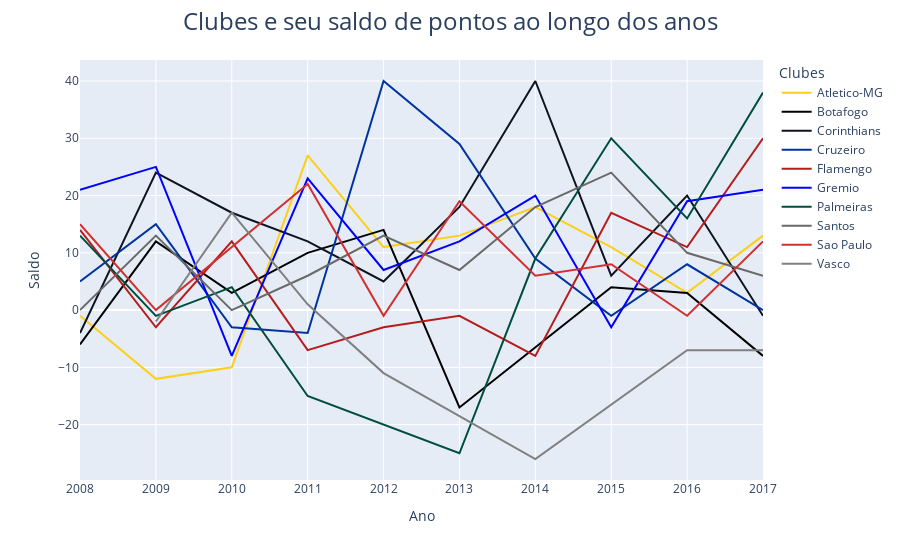

Notebook source saved alongside this figure:
### Code cell
fig = px.line(df_filtrado, x='Ano', y ='Saldo', color= 'Clubes', color_discrete_map = team_colors)
fig.update_layout(title ="Clubes e seu saldo de pontos ao longo dos anos",
                   title_x = 0.5, title_font=dict(size=24))
fig.show()

### Figure 1 — Plotly figure (JSON) as saved in the notebook; plotly's stock layout.template omitted (floating-point values rounded to 4 significant figures)
{"data": [{"hovertemplate": "Clubes=Atletico-MG<br>Ano=%{x}<br>Saldo=%{y}<extra></extra>", "legendgroup": "Atletico-MG", "line": {"color": "#FDD017", "dash": "solid"}, "marker": {"symbol": "circle"}, "mode": "lines", "name": "Atletico-MG", "orientation": "v", "showlegend": true, "type": "scatter", "x": [2017, 2016, 2015, 2014, 2013, 2012, 2011, 2010, 2009, 2008], "xaxis": "x", "y": [13, 3, 11, 18, 13, 11, 27, -10, -12, -1], "yaxis": "y"}, {"hovertemplate": "Clubes=Botafogo<br>Ano=%{x}<br>Saldo=%{y}<extra></extra>", "legendgroup": "Botafogo", "line": {"color": "#000000", "dash": "solid"}, "marker": {"symbol": "circle"}, "mode": "lines", "name": "Botafogo", "orientation": "v", "showlegend": true, "type": "scatter", "x": [2017, 2016, 2015, 2013, 2012, 2011, 2010, 2009, 2008], "xaxis": "x", "y": [-8, 3, 4, -17, 14, 10, 3, 12, -6], "yaxis": "y"}, {"hovertemplate": "Clubes=Corinthians<br>Ano=%{x}<br>Saldo=%{y}<extra></extra>", "legendgroup": "Corinthians", "line": {"color": "#0D1321", "dash": "solid"}, "marker": {"symbol": "circle"}, "mode": "lines", "name": "Corinthians", "orientation": "v", "showlegend": true, "type": "scatter", "x": [2017, 2016, 2015, 2014, 2013, 2012, 2011, 2010, 2009, 2008], "xaxis": "x", "y": [-1, 20, 6, 40, 18, 5, 12, 17, 24, -4], "yaxis": "y"}, {"hovertemplate": "Clubes=Cruzeiro<br>Ano=%{x}<br>Saldo=%{y}<extra></extra>", "legendgroup": "Cruzeiro", "line": {"color": "#0033A0", "dash": "solid"}, "marker": {"symbol": "circle"}, "mode": "lines", "name": "Cruzeiro", "orientation": "v", "showlegend": true, "type": "scatter", "x": [2017, 2016, 2015, 2014, 2013, 2012, 2011, 2010, 2009, 2008], "xaxis": "x", "y": [0, 8, -1, 9, 29, 40, -4, -3, 15, 5], "yaxis": "y"}, {"hovertemplate": "Clubes=Flamengo<br>Ano=%{x}<br>Saldo=%{y}<extra></extra>", "legendgroup": "Flamengo", "line": {"color": "#B71C1C", "dash": "solid"}, "marker": {"symbol": "circle"}, "mode": "lines", "name": "Flamengo", "orientation": "v", "showlegend": true, "type": "scatter", "x": [2017, 2016, 2015, 2014, 2013, 2012, 2011, 2010, 2009, 2008], "xaxis": "x", "y": [30, 11, 17, -8, -1, -3, -7, 12, -3, 14], "yaxis": "y"}, {"hovertemplate": "Clubes=Gremio<br>Ano=%{x}<br>Saldo=%{y}<extra></extra>", "legendgroup": "Gremio", "line": {"color": "blue", "dash": "solid"}, "marker": {"symbol": "circle"}, "mode": "lines", "name": "Gremio", "orientation": "v", "showlegend": true, "type": "scatter", "x": [2017, 2016, 2015, 2014, 2013, 2012, 2011, 2010, 2009, 2008], "xaxis": "x", "y": [21, 19, -3, 20, 12, 7, 23, -8, 25, 21], "yaxis": "y"}, {"hovertemplate": "Clubes=Palmeiras<br>Ano=%{x}<br>Saldo=%{y}<extra></extra>", "legendgroup": "Palmeiras", "line": {"color": "#004D40", "dash": "solid"}, "marker": {"symbol": "circle"}, "mode": "lines", "name": "Palmeiras", "orientation": "v", "showlegend": true, "type": "scatter", "x": [2017, 2016, 2015, 2014, 2013, 2011, 2010, 2009, 2008], "xaxis": "x", "y": [38, 16, 30, 9, -25, -15, 4, -1, 13], "yaxis": "y"}, {"hovertemplate": "Clubes=Santos<br>Ano=%{x}<br>Saldo=%{y}<extra></extra>", "legendgroup": "Santos", "line": {"color": "dimgray", "dash": "solid"}, "marker": {"symbol": "circle"}, "mode": "lines", "name": "Santos", "orientation": "v", "showlegend": true, "type": "scatter", "x": [2017, 2016, 2015, 2014, 2013, 2012, 2011, 2010, 2009, 2008], "xaxis": "x", "y": [6, 10, 24, 18, 7, 13, 6, 0, 13, 0], "yaxis": "y"}, {"hovertemplate": "Clubes=Sao Paulo<br>Ano=%{x}<br>Saldo=%{y}<extra></extra>", "legendgroup": "Sao Paulo", "line": {"color": "#D32F2F", "dash": "solid"}, "marker": {"symbol": "circle"}, "mode": "lines", "name": "Sao Paulo", "orientation": "v", "showlegend": true, "type": "scatter", "x": [2017, 2016, 2015, 2014, 2013, 2012, 2011, 2010, 2009, 2008], "xaxis": "x", "y": [12, -1, 8, 6, 19, -1, 22, 11, 0, 15], "yaxis": "y"}, {"hovertemplate": "Clubes=Vasco<br>Ano=%{x}<br>Saldo=%{y}<extra></extra>", "legendgroup": "Vasco", "line": {"color": "grey", "dash": "solid"}, "marker": {"symbol": "circle"}, "mode": "lines", "name": "Vasco", "orientation": "v", "showlegend": true, "type": "scatter", "x": [2017, 2016, 2014, 2012, 2011, 2010, 2009], "xaxis": "x", "y": [-7, -7, -26, -11, 1, 17, -2], "yaxis": "y"}], "layout": {"legend": {"title": {"text": "Clubes"}, "tracegroupgap": 0}, "margin": {"t": 60}, "title": {"font": {"size": 24}, "text": "Clubes e seu saldo de pontos ao longo dos anos", "x": 0.5}, "xaxis": {"anchor": "y", "domain": [0, 1], "title": {"text": "Ano"}}, "yaxis": {"anchor": "x", "domain": [0, 1], "title": {"text": "Saldo"}}}}
